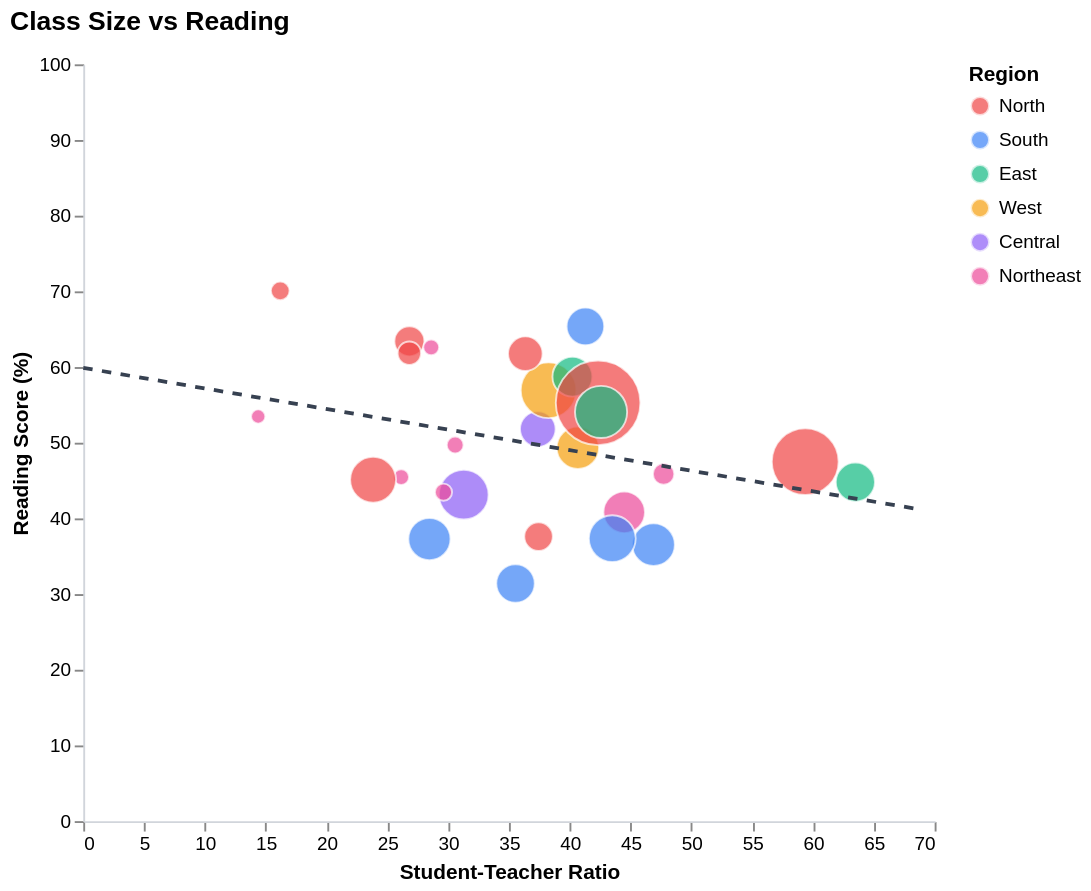

Source (Vega-Lite JSON):
### Vega-Lite specification from a JSON file in a GitHub repository (floating-point values rounded to 4 significant figures)
{"config": {"view": {"continuousWidth": 300, "continuousHeight": 300, "strokeWidth": 0}, "axis": {"domainColor": "#d1d5db", "grid": false}}, "layer": [{"data": {"name": "data-55ecd443bb0cab230c679f9ad6c86e3c"}, "mark": {"type": "circle", "opacity": 0.7, "stroke": "white", "strokeWidth": 1}, "encoding": {"color": {"field": "Region", "legend": {"direction": "vertical", "orient": "right", "symbolSize": 100, "title": "Region"}, "scale": {"domain": ["North", "South", "East", "West", "Central", "Northeast"], "range": ["#ef4444", "#3b82f6", "#10b981", "#f59e0b", "#8b5cf6", "#ec4899"]}, "type": "nominal"}, "opacity": {"condition": {"param": "param_7", "value": 0.7}, "value": 0.1}, "size": {"field": "enrollment_millions", "legend": null, "scale": {"range": [50, 2000]}, "type": "quantitative"}, "tooltip": [{"field": "state", "title": "State", "type": "nominal"}, {"field": "student_teacher_ratio", "format": ".1f", "title": "Student-Teacher Ratio", "type": "quantitative"}, {"field": "reading_score", "format": ".1f", "title": "Reading Score (%)", "type": "quantitative"}, {"field": "total_students", "format": ",", "title": "Total Students", "type": "quantitative"}], "x": {"field": "student_teacher_ratio", "scale": {"domain": [0, 68.48]}, "title": "Student-Teacher Ratio", "type": "quantitative"}, "y": {"field": "reading_score", "scale": {"domain": [0, 100]}, "title": "Reading Score (%)", "type": "quantitative"}}, "name": "view_7"}, {"data": {"name": "data-9d12d92d14c5c1a0dc6cb7fc116b3755"}, "mark": {"type": "line", "color": "#374151", "size": 2, "strokeDash": [5, 5]}, "encoding": {"x": {"field": "student_teacher_ratio", "type": "quantitative"}, "y": {"field": "reading_score", "type": "quantitative"}}}], "height": 400, "params": [{"name": "param_7", "select": {"type": "point", "fields": ["Region"]}, "bind": "legend", "views": ["view_7"]}], "title": {"text": "Class Size vs Reading", "fontSize": 14, "anchor": "start", "offset": 10}, "width": 450, "$schema": "https://vega.github.io/schema/vega-lite/v5.20.1.json", "datasets": {"data-55ecd443bb0cab230c679f9ad6c86e3c": [{"state": "Andhra Pradesh", "total_tch": 342721, "total_students": 16068910, "student_teacher_ratio": 46.89, "State": "Andhra Pradesh", "reading_score": 36.53, "math_score": 42.9, "Region": "South", "enrollment_millions": 16.07}, {"state": "Arunachal Pradesh", "total_tch": 25117, "total_students": 656615, "student_teacher_ratio": 26.14, "State": "Arunachal Pradesh", "reading_score": 45.47, "math_score": 39.43, "Region": "Northeast", "enrollment_millions": 0.6566}, {"state": "Assam", "total_tch": 340471, "total_students": 15142490, "student_teacher_ratio": 44.48, "State": "Assam", "reading_score": 40.8, "math_score": 25.03, "Region": "Northeast", "enrollment_millions": 15.14}, {"state": "Bihar", "total_tch": 707516, "total_students": 41997243, "student_teacher_ratio": 59.36, "State": "Bihar", "reading_score": 47.5, "math_score": 45.67, "Region": "North", "enrollment_millions": 42.0}, {"state": "Chhattisgarh", "total_tch": 285248, "total_students": 10660317, "student_teacher_ratio": 37.37, "State": "Chhattisgarh", "reading_score": 51.8, "math_score": 28.57, "Region": "Central", "enrollment_millions": 10.66}, {"state": "Gujarat", "total_tch": 389063, "total_students": 15822125, "student_teacher_ratio": 40.67, "State": "Gujarat", "reading_score": 49.33, "math_score": 21.3, "Region": "West", "enrollment_millions": 15.82}, {"state": "Haryana", "total_tch": 263942, "total_students": 7077644, "student_teacher_ratio": 26.82, "State": "Haryana", "reading_score": 63.4, "math_score": 50.37, "Region": "North", "enrollment_millions": 7.078}, {"state": "Himachal Pradesh", "total_tch": 102825, "total_students": 1665194, "student_teacher_ratio": 16.19, "State": "Himachal Pradesh", "reading_score": 70.07, "math_score": 54.27, "Region": "North", "enrollment_millions": 1.665}, {"state": "Jammu and Kashmir", "total_tch": 166717, "total_students": 6240962, "student_teacher_ratio": 37.43, "State": "Jammu and Kashmir", "reading_score": 37.6, "math_score": 32.43, "Region": "North", "enrollment_millions": 6.241}, {"state": "Jharkhand", "total_tch": 209203, "total_students": 13280523, "student_teacher_ratio": 63.48, "State": "Jharkhand", "reading_score": 44.8, "math_score": 37.67, "Region": "East", "enrollment_millions": 13.28}, {"state": "Karnataka", "total_tch": 452602, "total_students": 19685263, "student_teacher_ratio": 43.49, "State": "Karnataka", "reading_score": 37.33, "math_score": 28.23, "Region": "South", "enrollment_millions": 19.69}, {"state": "Kerala", "total_tch": 292072, "total_students": 12058210, "student_teacher_ratio": 41.29, "State": "Kerala", "reading_score": 65.37, "math_score": 30.7, "Region": "South", "enrollment_millions": 12.06}, {"state": "Madhya Pradesh", "total_tch": 717493, "total_students": 22444915, "student_teacher_ratio": 31.28, "State": "Madhya Pradesh", "reading_score": 43.13, "math_score": 25.77, "Region": "Central", "enrollment_millions": 22.44}, {"state": "Maharashtra", "total_tch": 747501, "total_students": 28599071, "student_teacher_ratio": 38.26, "State": "Maharashtra", "reading_score": 56.93, "math_score": 31.77, "Region": "West", "enrollment_millions": 28.6}, {"state": "Meghalaya", "total_tch": 57002, "total_students": 2719888, "student_teacher_ratio": 47.72, "State": "Meghalaya", "reading_score": 45.87, "math_score": 19.33, "Region": "Northeast", "enrollment_millions": 2.72}, {"state": "Mizoram", "total_tch": 24952, "total_students": 713852, "student_teacher_ratio": 28.61, "State": "Mizoram", "reading_score": 62.6, "math_score": 54.27, "Region": "Northeast", "enrollment_millions": 0.7139}, {"state": "Nagaland", "total_tch": 33131, "total_students": 1013046, "student_teacher_ratio": 30.58, "State": "Nagaland", "reading_score": 49.7, "math_score": 32.9, "Region": "Northeast", "enrollment_millions": 1.013}, {"state": "Odisha", "total_tch": 344116, "total_students": 13839489, "student_teacher_ratio": 40.22, "State": "Odisha", "reading_score": 58.73, "math_score": 39.6, "Region": "East", "enrollment_millions": 13.84}, {"state": "Punjab", "total_tch": 273130, "total_students": 9927377, "student_teacher_ratio": 36.35, "State": "Punjab", "reading_score": 61.77, "math_score": 56.77, "Region": "North", "enrollment_millions": 9.927}, {"state": "Rajasthan", "total_tch": 792265, "total_students": 18880521, "student_teacher_ratio": 23.83, "State": "Rajasthan", "reading_score": 45.1, "math_score": 25.07, "Region": "North", "enrollment_millions": 18.88}, {"state": "Sikkim", "total_tch": 14994, "total_students": 215667, "student_teacher_ratio": 14.38, "State": "Sikkim", "reading_score": 53.47, "math_score": 28.93, "Region": "Northeast", "enrollment_millions": 0.2157}, {"state": "Tamil Nadu", "total_tch": 549850, "total_students": 15650008, "student_teacher_ratio": 28.46, "State": "Tamil Nadu", "reading_score": 37.27, "math_score": 29.5, "Region": "South", "enrollment_millions": 15.65}, {"state": "Telangana", "total_tch": 357911, "total_students": 12720153, "student_teacher_ratio": 35.54, "State": "Telangana", "reading_score": 31.4, "math_score": 32.4, "Region": "South", "enrollment_millions": 12.72}, {"state": "Tripura", "total_tch": 37733, "total_students": 1117574, "student_teacher_ratio": 29.62, "State": "Tripura", "reading_score": 43.47, "math_score": 31.53, "Region": "Northeast", "enrollment_millions": 1.118}, {"state": "Uttar Pradesh", "total_tch": 1615427, "total_students": 68380027, "student_teacher_ratio": 42.33, "State": "Uttar Pradesh", "reading_score": 55.27, "math_score": 45.03, "Region": "North", "enrollment_millions": 68.38}, {"state": "Uttarakhand", "total_tch": 134263, "total_students": 3599643, "student_teacher_ratio": 26.81, "State": "Uttarakhand", "reading_score": 61.83, "math_score": 42.77, "Region": "North", "enrollment_millions": 3.6}, {"state": "West Bengal", "total_tch": 583825, "total_students": 24855325, "student_teacher_ratio": 42.57, "State": "West Bengal", "reading_score": 54.07, "math_score": 36.53, "Region": "East", "enrollment_millions": 24.86}], "data-9d12d92d14c5c1a0dc6cb7fc116b3755": [{"student_teacher_ratio": 0.0, "reading_score": 59.89}, {"student_teacher_ratio": 68.48, "reading_score": 41.27}]}}
